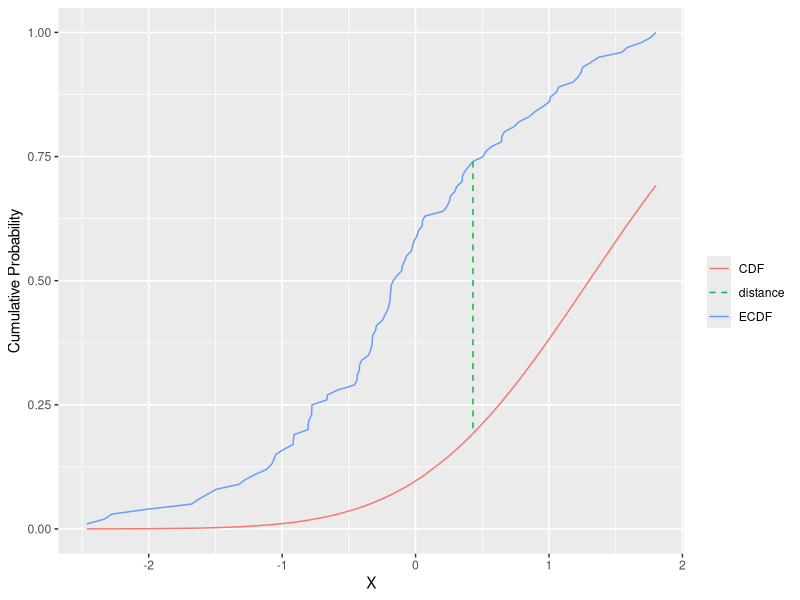
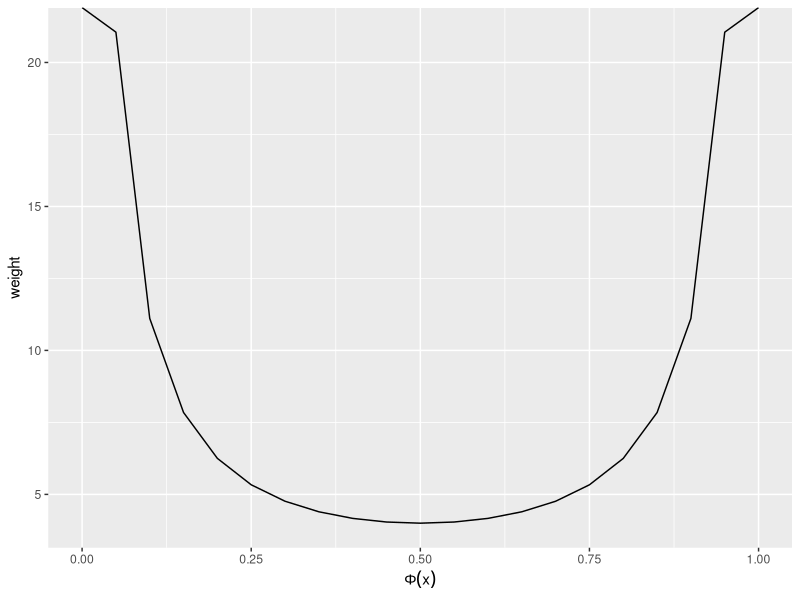
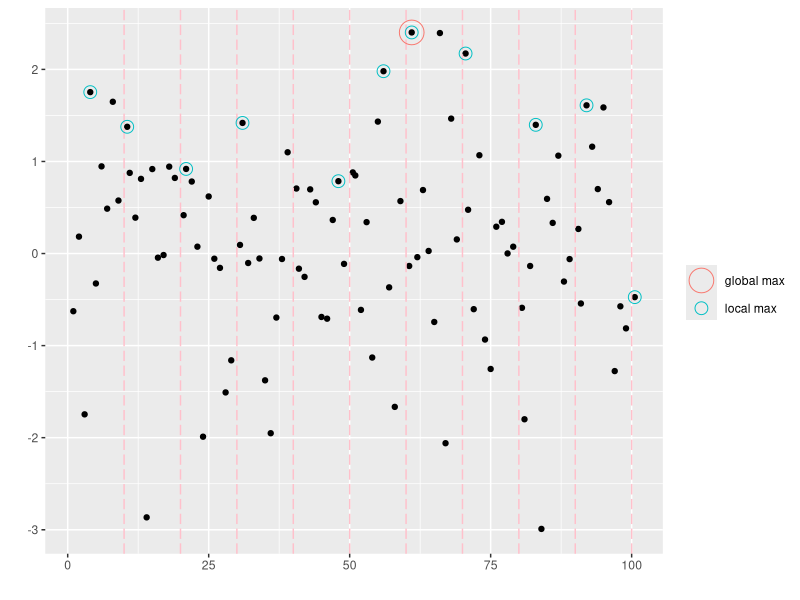
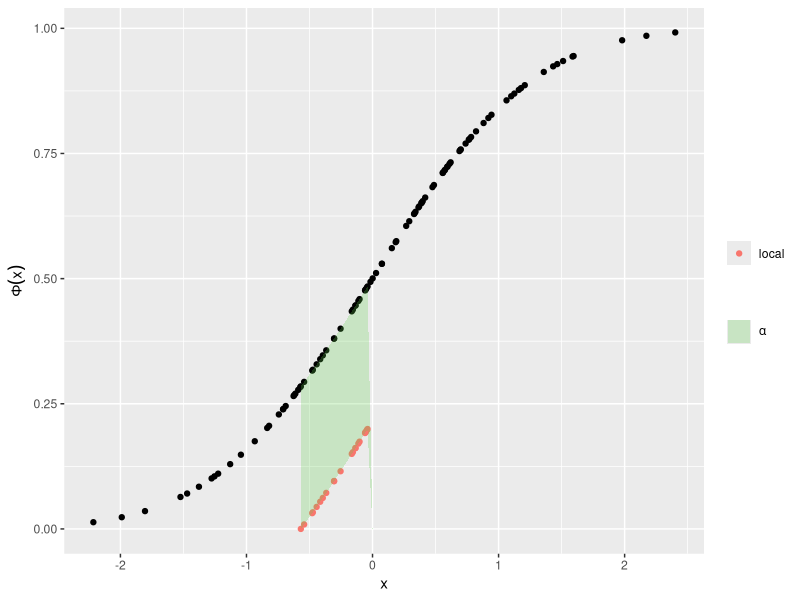

Here is the R script that generated these plots, in order:
## ---- chunk 1
### Demonstrating KS stat intuition
library(ggplot2)
n <- 100
dataSample <- sort(rnorm(n))
ecdf <- seq_along(dataSample) / n
cdf <- sapply(dataSample, function(x) pnorm(x, mean = 1.3))
dists <- abs(ecdf - cdf) #roughly..note that real KS is not symmetric
maxDist <- max(dists)
maxIx <- which(dists == maxDist)

qplot(x = dataSample, y = ecdf, geom = "line", color = "ECDF") +
  geom_line(aes(y = cdf, color = "CDF")) +
  geom_segment(aes(x = dataSample[maxIx], xend = dataSample[maxIx],
                   y = ecdf[maxIx], yend = cdf[maxIx],
                   color = "distance"), linetype = "dashed"
                   ) +
  labs(y = "Cumulative Probability", x = "X", color = "")
  
## ---- chunk 2
### Demonstrating weight function in Anderson-Darling
left <- seq(0, 1, 0.05)
right <- 1 - left
weight <- 1 / (left * right)
qplot(x = left, y = weight, geom="line") + labs(x = expression(Phi(x)), y = "weight")
## ---- chunk 3
set.seed(1)
x <- seq(100)
y <- rnorm(100) + rnorm(100)*rbinom(100, 1, 0.3) #add spikes to N(0,1) with prob 0.3
isBoundary <- x %% 10 == 0 # part every 10 and
adjx <- x + runif(1)*isBoundary # move points along x a bit if at boundary
partIds <- 1 + cumsum(isBoundary)  #give them an id
localMaxCoords <- data.frame(y = tapply(y, partIds, max)) #max in each partition
localMaxCoords$x <- adjx[which(y == localMaxCoords$y[partIds])] #index of the max in each
globalMaxCoords <- data.frame(x = adjx[which(y == max(y))], y = max(y))

qplot(adjx, y, geom = "point") + #main plot
  geom_vline(xintercept = which(isBoundary), linetype = "longdash", color = "pink") +
  geom_point(data = localMaxCoords, aes(x = x, y = y, color = "local max"),
               shape = 1, size = 4, fill = NA) +
  geom_point(data = globalMaxCoords, aes(x = x, y = y, color = "global max"),
            shape = 1, size = 8, fill = NA) +
  labs(x="",y="", color ="")
## ---- chunk 4
set.seed(1)
data <- sort(rnorm(100))
cdfVals <- sapply(data, pnorm)
partBoundariesIx <- c(24, 45)
partBoundaries <- data[partBoundariesIx]
localIx <- seq(partBoundariesIx[1], partBoundariesIx[2])
xLocal <- data[localIx]
yLocal <- cdfVals[localIx] - cdfVals[localIx][1] #shifted down by first
ribbonCoords <- data.frame(x = rep(0, 100), ymin = rep(0, 100), ymax = rep(0, 100))
ribbonCoords$x[localIx] <- xLocal
ribbonCoords$ymin[localIx] <- yLocal
ribbonCoords$ymax[localIx] <- cdfVals[localIx]

qplot(x = data, y = cdfVals) + 
  geom_point(aes(x = xLocal, y = yLocal, color = "local")) + 
  geom_ribbon(data = ribbonCoords, aes(x = x, ymin = ymin, ymax = ymax, 
                                       fill = "distance"), alpha = 0.25) +
  labs(x = "x", y = expression(Phi(x)), color = "", fill = "") +
  scale_fill_manual(values = c(3), labels = c(expression(alpha)))  
